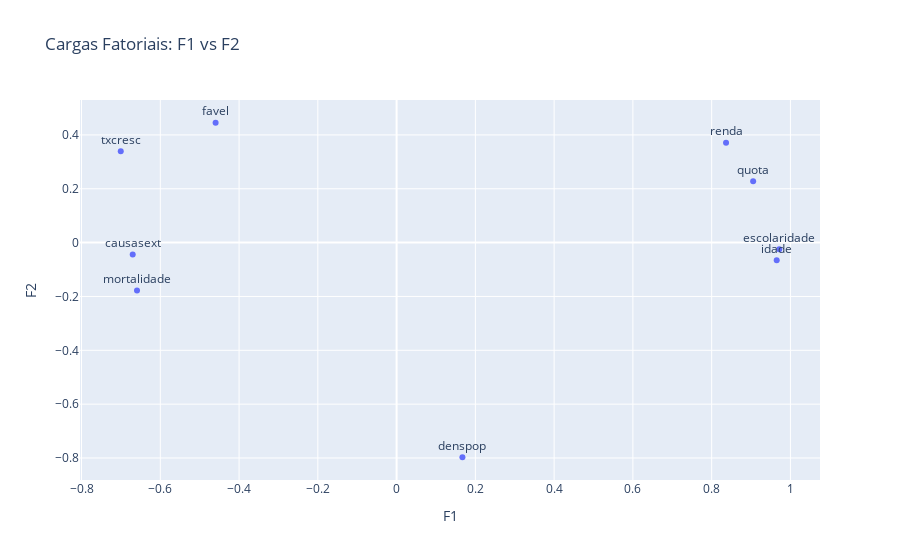

Notebook cell for this chart:
### Markdown cell above
### Passo 5: Análise e Seleção de Fatores

### Code cell
# Autovalores e Critério de Kaiser
autovalores = pca.explained_variance_
fatores_selecionados = ['Selecionado' if x > 1 else 'Não Selecionado' for x in autovalores]

# Resumo
resumo = pd.DataFrame({
    'Fator': [f'F{i+1}' for i in range(n_fatores)],
    'Autovalor': autovalores,
    'Variância (%)': pca.explained_variance_ratio_ * 100,
    'Variância Acumulada (%)': np.cumsum(pca.explained_variance_ratio_) * 100
}).round(2)
print("Resumo dos Fatores:")
display(resumo)

# Cargas fatoriais (F1 e F2)
cargas_fatoriais = pd.DataFrame(pca.components_.T * np.sqrt(autovalores),
                               columns=[f'F{i+1}' for i in range(n_fatores)],
                               index=variaveis_numericas.columns)
print("\nCargas Fatoriais (F1 e F2):")
display(cargas_fatoriais[['F1', 'F2']])

# Visualização das cargas
fig = px.scatter(cargas_fatoriais, x='F1', y='F2', text=cargas_fatoriais.index,
                 title='Cargas Fatoriais: F1 vs F2')
fig.update_traces(textposition='top center')
fig.show()

### Figure 1 — Plotly figure (JSON) as saved in the notebook; plotly's stock layout.template omitted (floating-point values rounded to 4 significant figures)
{"data": [{"hovertemplate": "F1=%{x}<br>F2=%{y}<br>index=%{text}<extra></extra>", "legendgroup": "", "marker": {"color": "#636efa", "symbol": "circle"}, "mode": "markers+text", "name": "", "orientation": "v", "showlegend": false, "text": ["renda", "quota", "escolaridade", "idade", "mortalidade", "txcresc", "causasext", "favel", "denspop"], "textposition": "top center", "type": "scatter", "x": [0.8365, 0.9053, 0.9716, 0.9652, -0.6591, -0.7004, -0.6701, -0.4596, 0.1672], "xaxis": "x", "y": [0.3709, 0.2276, -0.02472, -0.06579, -0.1776, 0.3392, -0.04414, 0.4452, -0.7972], "yaxis": "y"}], "layout": {"legend": {"tracegroupgap": 0}, "title": {"text": "Cargas Fatoriais: F1 vs F2"}, "xaxis": {"anchor": "y", "domain": [0, 1], "title": {"text": "F1"}}, "yaxis": {"anchor": "x", "domain": [0, 1], "title": {"text": "F2"}}}}
